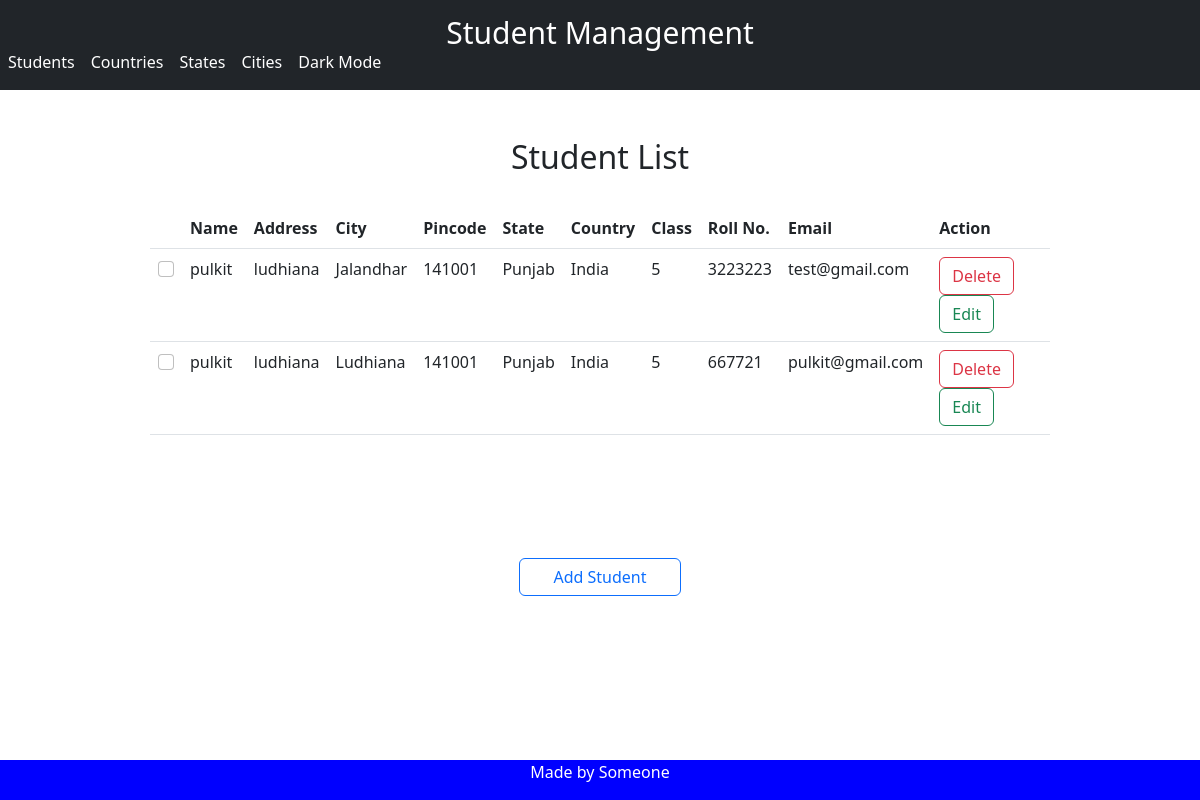
/index, run on the app's committed database.
### models.py (models this page shows, shortened)
class Student(db.Model):
    __tablename__ = "student"
    id = db.Column(db.Integer, primary_key=True)
    name = db.Column(db.String(100))
    addr = db.Column(db.String(100))
    city_id = db.Column(db.Integer, db.ForeignKey('city.id'))
    city = db.relationship('City')
    state_id = db.Column(db.Integer, db.ForeignKey('state.id'))
    state = db.relationship('State')
    country_id = db.Column(db.Integer, db.ForeignKey('country.id'))
    country = db.relationship('Country')
    pin = db.Column(db.String(100))
    standard = db.Column(db.String(100))
    roll_no = db.Column(db.String(100))
    email = db.Column(db.String(100))

class City(db.Model):
    __tablename__ = "city"
    id = db.Column(db.Integer, primary_key=True)
    name = db.Column(db.String(100))
    state_id = db.Column(db.Integer, db.ForeignKey('state.id'))
    state = db.relationship('State')
    country_id = db.Column(db.Integer, db.ForeignKey('country.id'))
    country = db.relationship('Country')

class State(db.Model):
    __tablename__ = "state"
    id = db.Column(db.Integer, primary_key=True)
    name = db.Column(db.String(100))
    country_id = db.Column(db.Integer, db.ForeignKey('country.id'))
    country = db.relationship('Country')

class Country(db.Model):
    __tablename__ = "country"
    id = db.Column(db.Integer, primary_key=True)
    name = db.Column(db.String(100))

### app.py (the view)
@app.route('/index')
def index():
    students = Student.query.order_by(desc(Student.id))
    return render_template('show_student_list.html', students=students)

### templates/show_student_list.html (shortened to what this page needs)
{%extends "skel.html"%}
{%block content%}
<br>
<br>
<h2 style="text-align:center">Student List</h2>
<br>
<div class="w-75" style="overflow-y:scroll;height:350px; margin:auto;">
    <form method="post">
        <table class="table table-hover" id="tb">
            <thead>
            <tr>
                <th></th>
                <th>Name</th>
                <th>Address</th>
                <th>City</th>
                <th>Pincode</th>
                <th>State</th>
                <th>Country</th>
                <th>Class</th>
                <th>Roll No.</th>
                <th>Email</th>
                <th>Action</th>
            </tr>
            </thead>
            <tbody>
            {% for student in students %}
            <tr>
                <td>
                    <input class="form-check-input" name="check-box" type="checkbox" value="{{student.id}}">
                </td>
                <td>{{ student.name }}</td>
                <td>{{ student.addr }}</td>
                <td>{{ student.city.name }}</td>
                <td>{{ student.pin }}</td>
                <td>{{ student.state.name }}</td>
                <td>{{ student.country.name }}</td>
                <td>{{ student.standard }}</td>
                <td>{{ student.roll_no }}</td>
                <td>{{ student.email }}</td>
                <td>
                    <button type="button" class="btn btn-outline-danger"
                            onclick="location.href='{{url_for('redirect_to_del_record', student_id = student.id)}}'">
                        Delete
                    </button>
                    <button type="button" class="btn btn-outline-success"
                            onclick="location.href='{{url_for('redirect_to_update_record', student_id = student.id)}}'">
                        Edit
                    </button>
                </td>
            </tr>
            {% endfor %}
            </tbody>
        </table>
    </form>
</div>
<div class="container">
    <div class="row w-50" style="margin:auto">
        <div class="col-sm">
        </div>
        <div class="col-sm">
            <button type="button" class="btn btn-outline-primary w-100"
                    onclick="location.href='{{url_for('add_students')}}'">Add
                Student
            </button>
        </div>
        <div class="col-sm">
        </div>
    </div>
</div>
<br><br><br><br>
{%endblock%}

### data on the page
Student: name "pulkit", addr "ludhiana", city.name "Jalandhar", pin "141001", state.name "Punjab", country.name "India", standard "5", roll_no "3223223", email "test@gmail.com"
Student: name "pulkit", addr "ludhiana", city.name "Ludhiana", pin "141001", state.name "Punjab", country.name "India", standard "5", roll_no "667721", email "pulkit@gmail.com"
